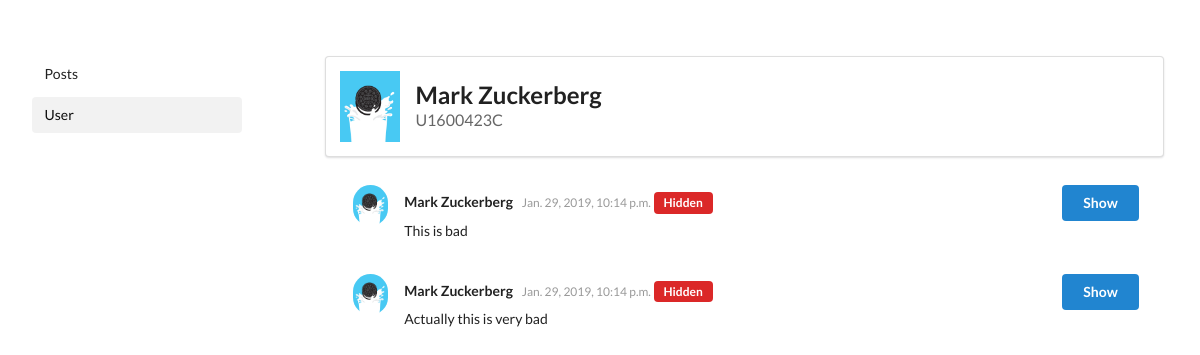
Page /blogs/admin/user/mzuckerberg (signed in) on the earlier database version.
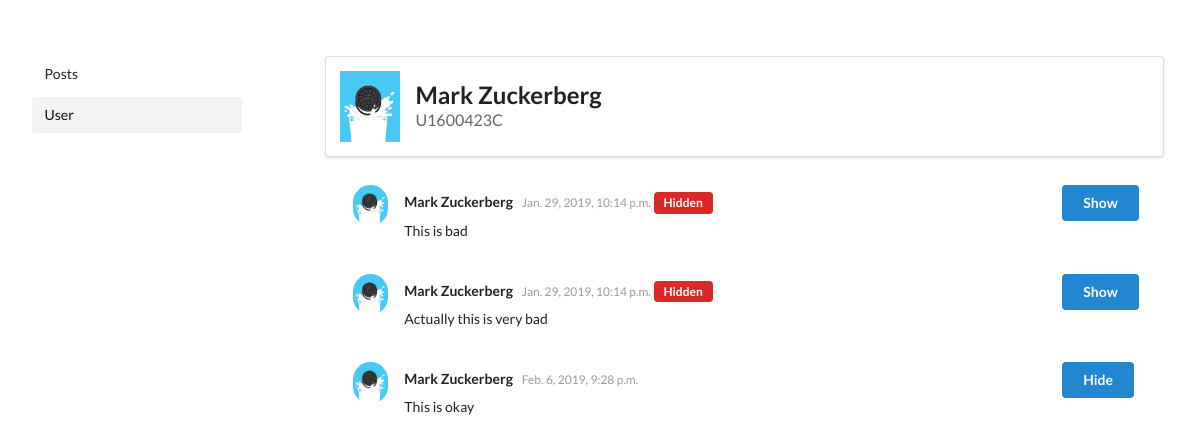
Same page on the later database version.
### blogs/models.py (models this page shows, shortened)
class Comment(models.Model):
    comment_id = models.AutoField(primary_key=True)
    user = models.ForeignKey(BlogUser, on_delete=models.CASCADE)
    post = models.ForeignKey(Post, on_delete=models.CASCADE)
    comment_content = models.CharField(max_length=250)
    timestamp = models.DateTimeField(auto_now_add=True)
    is_hidden = models.BooleanField(default=False)

class BlogUser(models.Model):
    user = models.OneToOneField(User, on_delete=models.CASCADE)
    matric_no = models.CharField(max_length=9, unique=True, default="")
    liked_posts = models.ManyToManyField(Post)
    class Meta:
        ordering = ('user__last_name',)

### blogs/views.py (the view)
# urls.py: path('admin/user/<str:username>', views.admin_user_detail, name='admin_user_detail'),
@staff_member_required(login_url='blogs:admin_login')
def admin_user_detail(request, username):
    return render(request, 'blogs/admin_user_detail.html', {
        'bu': get_object_or_404(BlogUser, user__username=username)
    })

### blogs/templates/blogs/admin_user_detail.html
{% extends 'base_admin_user.html' %}
{% block content %}
  <div class="row">
    <div class="ui segment">
      {% load static %}
      <h2 class="ui header">
        <img src="{% static "blogs/oreo.jpg" %}" alt="Avatar">
        <div class="content">
          {{ bu.user.first_name }} {{ bu.user.last_name }}
          <div class="sub header">{{ bu.matric_no }}</div>
        </div>
      </h2>
    </div>
  </div>
  <div class="ui basic segment">
    <div class="ui grid container">
      {% for comment in bu.comment_set.all %}
        <div class="fourteen wide column">
          <div class="ui feed">
            <div class="event">
              <div class="label">
                {% load static %}
                <img src="{% static 'blogs/oreo.jpg' %}" alt="Avatar">
              </div>
              <div class="content">
                <div class="summary">
                  {{ comment.user.user.first_name }} {{ comment.user.user.last_name }}
                  <div class="date">
                    {{ comment.timestamp }}
                  </div>
                  {% if comment.is_hidden %}
                    <div class="ui red horizontal label">Hidden</div>
                  {% endif %}
                </div>
                <div class="extra text">
                  {{ comment.comment_content }}
                </div>
              </div>
            </div>
          </div>
        </div>
        <div class="two wide column">
          {% if comment.is_hidden %}
            <a class="ui primary button" href="{% url 'blogs:show_comment' comment.comment_id %}">Show</a>
          {% else %}
            <a class="ui primary button" href="{% url 'blogs:hide_comment' comment.comment_id %}">Hide</a>
          {% endif %}
        </div>
      {% endfor %}
    </div>
  </div>
{% endblock %}

Differences in the rows shown:
added Comment: user.user.first_name "Mark", user.user.last_name "Zuckerberg", timestamp "Feb. 6, 2019, 9:28 p.m.", comment_content "This is okay", is_hidden "Hide"
